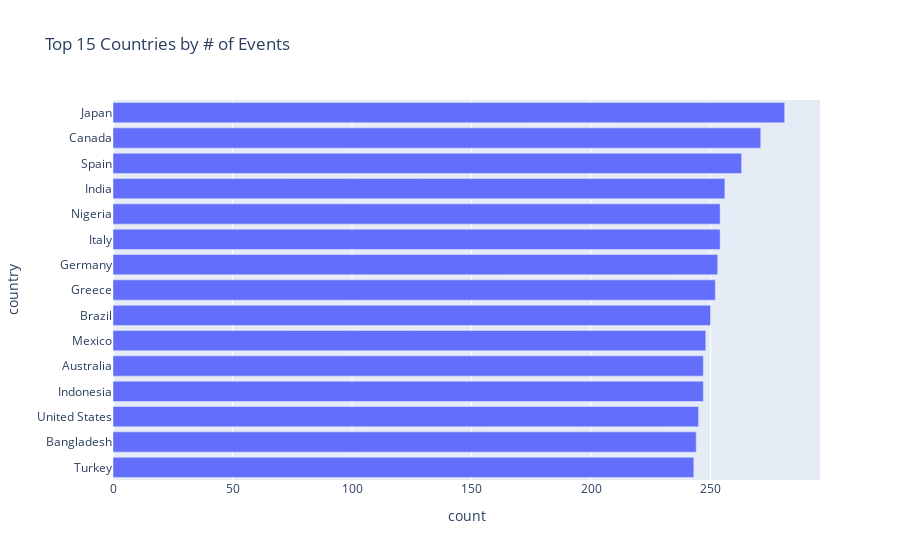
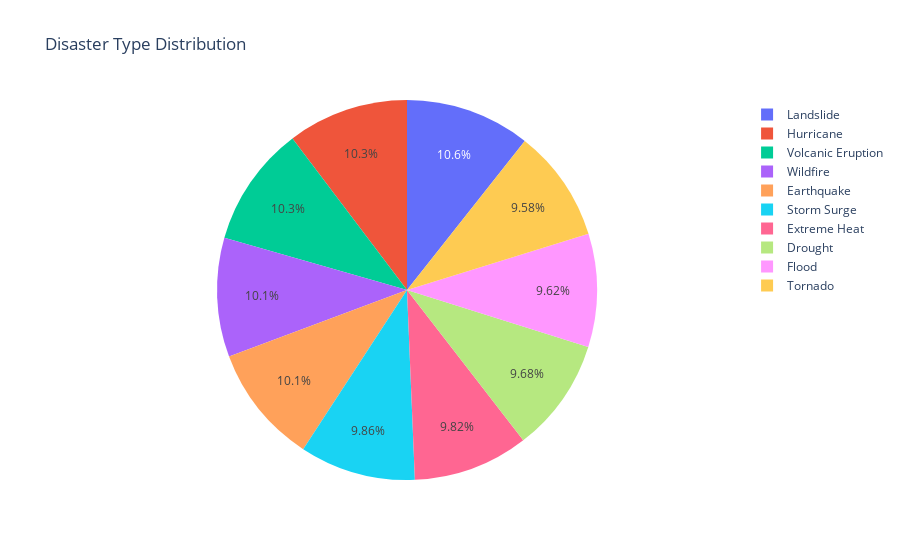

Notebook source saved alongside these figures, in order:
### Code cell
## EDA — top countries & disaster types
# Top countries by event count
top_countries = df_sampled['country'].value_counts().nlargest(15).reset_index()
top_countries.columns = ['country','count']
fig = px.bar(top_countries, x='count', y='country', orientation='h', title='Top 15 Countries by # of Events')
fig.update_layout(yaxis={'categoryorder':'total ascending'})
fig.show()

# Disaster type breakdown
type_counts = df_sampled['disaster_type'].value_counts().reset_index()
type_counts.columns = ['disaster_type','count']
fig = px.pie(type_counts, values='count', names='disaster_type', title='Disaster Type Distribution')
fig.show()

### Figure 1 — Plotly figure (JSON) as saved in the notebook; plotly's stock layout.template omitted (floating-point values rounded to 4 significant figures)
{"data": [{"hovertemplate": "count=%{x}<br>country=%{y}<extra></extra>", "legendgroup": "", "marker": {"color": "#636efa", "pattern": {"shape": ""}}, "name": "", "orientation": "h", "showlegend": false, "textposition": "auto", "type": "bar", "x": [281, 271, 263, 256, 254, 254, 253, 252, 250, 248, 247, 247, 245, 244, 243], "xaxis": "x", "y": ["Japan", "Canada", "Spain", "India", "Italy", "Nigeria", "Germany", "Greece", "Brazil", "Mexico", "Indonesia", "Australia", "United States", "Bangladesh", "Turkey"], "yaxis": "y"}], "layout": {"barmode": "relative", "legend": {"tracegroupgap": 0}, "title": {"text": "Top 15 Countries by # of Events"}, "xaxis": {"anchor": "y", "domain": [0, 1], "title": {"text": "count"}}, "yaxis": {"anchor": "x", "categoryorder": "total ascending", "domain": [0, 1], "title": {"text": "country"}}}}

### Figure 2 — Plotly figure (JSON) as saved in the notebook; plotly's stock layout.template omitted (floating-point values rounded to 4 significant figures)
{"data": [{"domain": {"x": [0, 1], "y": [0, 1]}, "hovertemplate": "disaster_type=%{label}<br>count=%{value}<extra></extra>", "labels": ["Landslide", "Hurricane", "Volcanic Eruption", "Wildfire", "Earthquake", "Storm Surge", "Extreme Heat", "Drought", "Flood", "Tornado"], "legendgroup": "", "name": "", "showlegend": true, "type": "pie", "values": [532, 515, 513, 507, 505, 493, 491, 484, 481, 479]}], "layout": {"legend": {"tracegroupgap": 0}, "title": {"text": "Disaster Type Distribution"}}}
